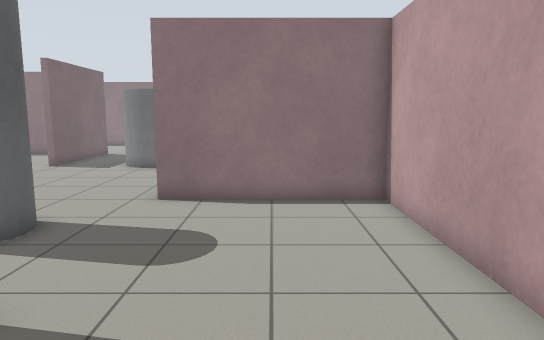
View 1 (above)

21 first-person views from a walk through a Gazebo world. The camera is 1.2 m above the floor, tilts 8° down and sees 70° across. The floor is counted in squares, 0.5 m on a side. Each view is taken from the middle of a square. On the plan, view 1 faces up. The plan holds only what a view shows up to about 20 squares ahead; the rest is blank. The place goes on beyond the plan.

View 2
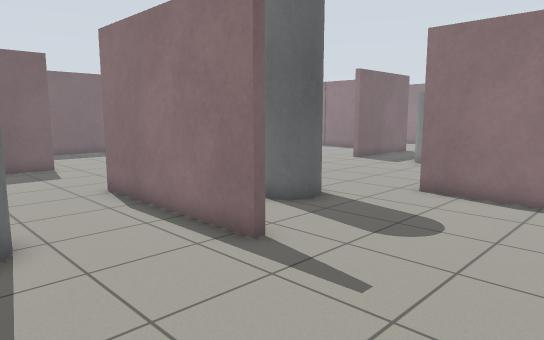

View 3
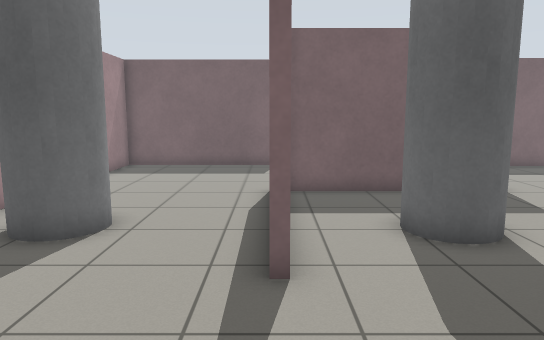

View 4
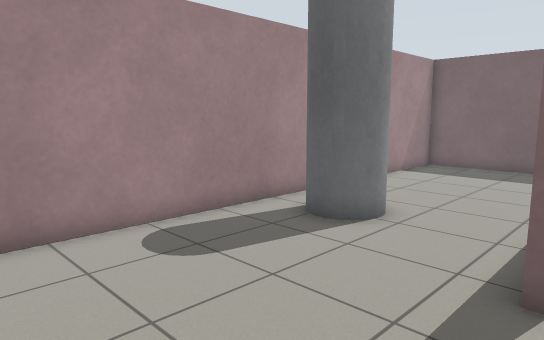

View 5
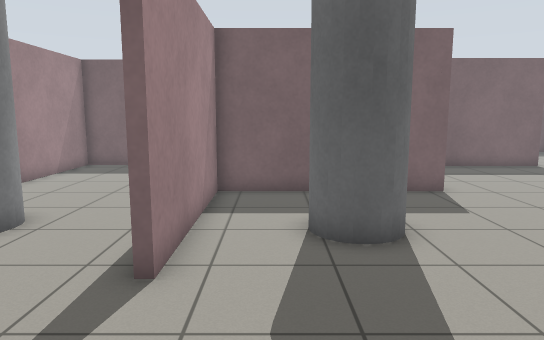

View 6
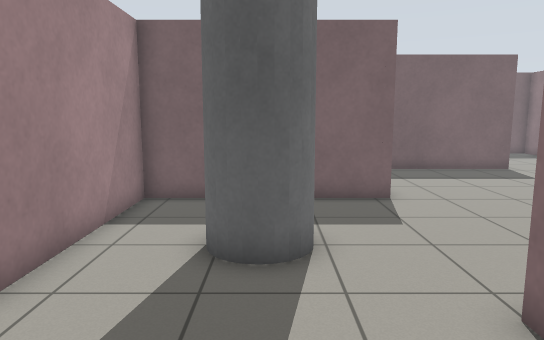

View 7
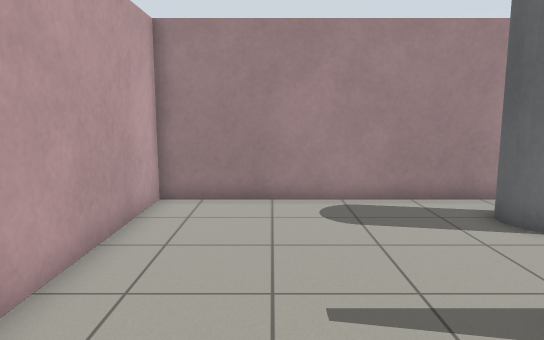

View 8
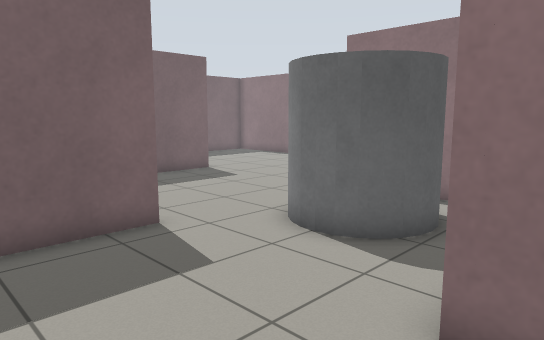

View 9
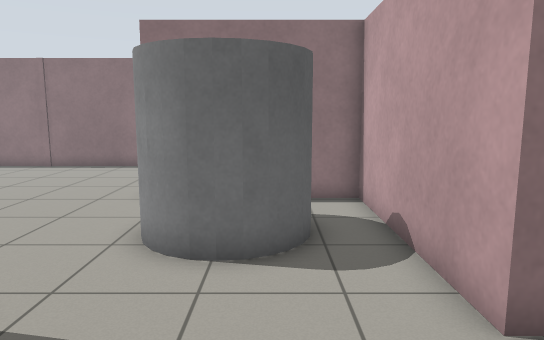

View 10
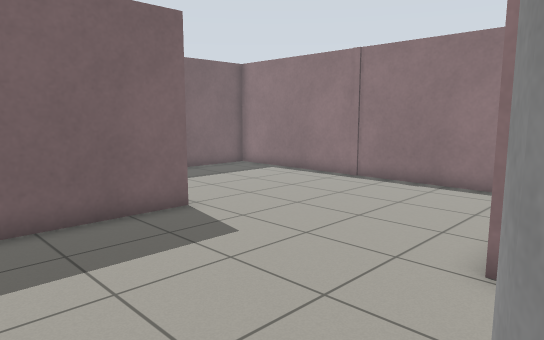

View 11
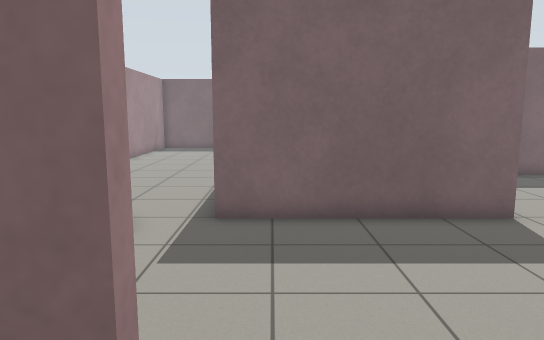

View 12
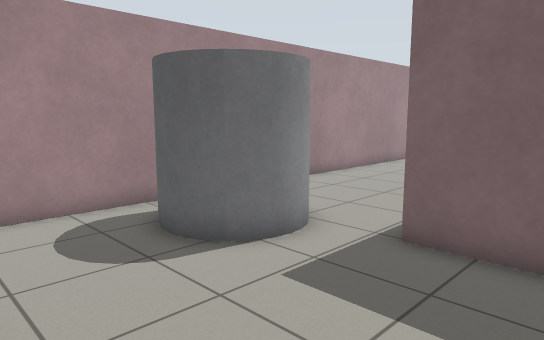

View 13
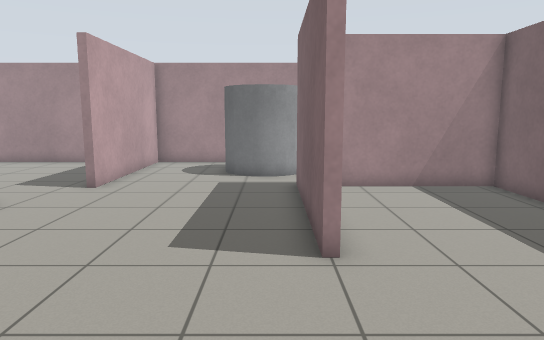

View 14
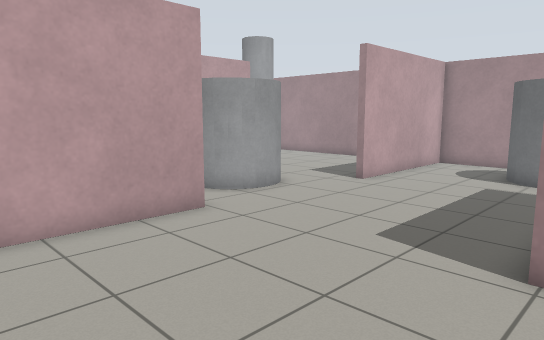

View 15
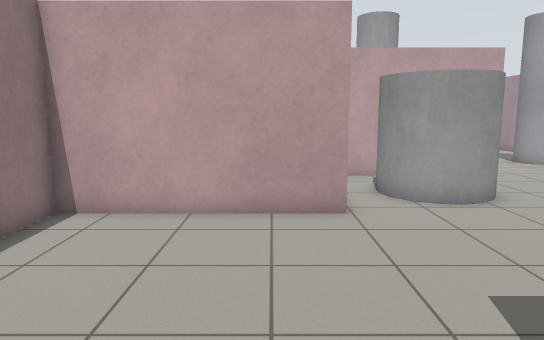

View 16
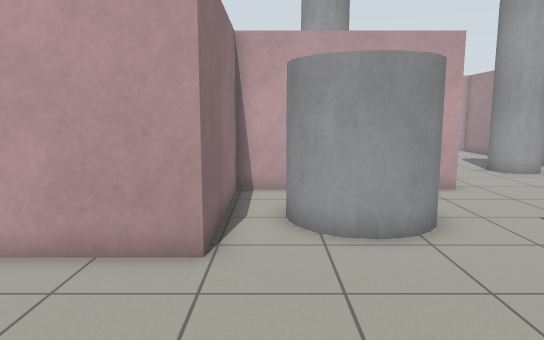

View 17
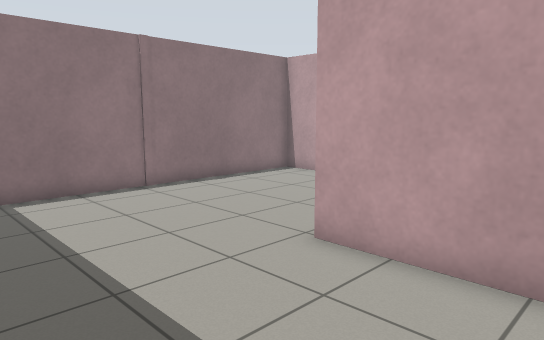

View 18
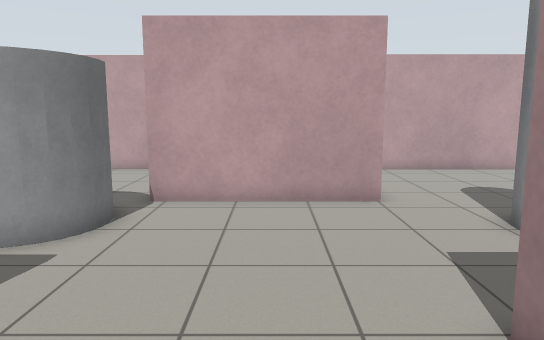

View 19
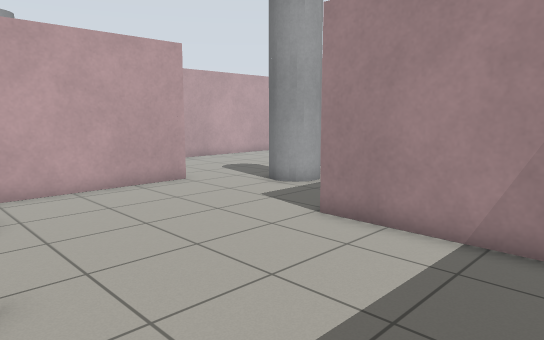

View 20
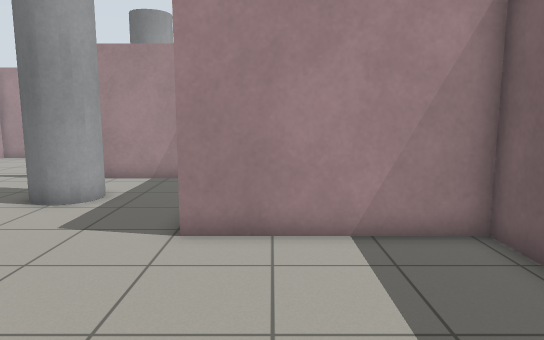

View 21
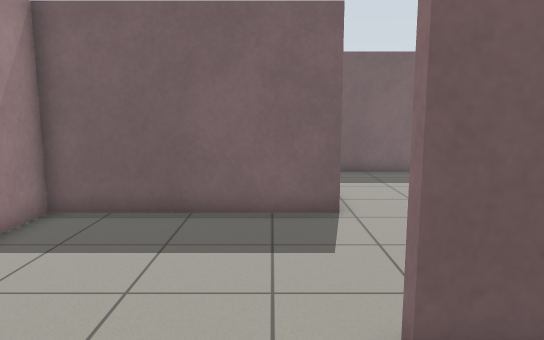

### Floor plan
Key: @ floor where view 1 was taken; # wall or solid block; . floor; C grey cylinder; O other object.
Columns run from 30 left of view 1 to 6 right of it. Each row starts with its distance up from view 1.
 19              #.....##..C   ...
 18 ###############........CCC ...
 17 .............##............#
 16 .............##............#
 15 .............##............#        O
 14  ............##............#        O
 13  ............##............#
 12  ............##............#
 11  ............########......#######
 10  .....#.........C...#............#
  9  .....#........CC  .#...C........#
  8 ......#.......CC  C.#..C C.......#
  7 ......#........C CC.#..CCC.......#
  6 ......#........CCC..#............#
  5 ......#.............#............#
  4 #######......#......#######......#
  3 .............#...................#
  2 .......CC....#...................#
  1 ......C CC...#...................#
  0 ......   C...#.........CCC....@..#
 -1 ....     C...#.........CCC.......#
 -2 ...      ....#.......  ..........#
 -3 ##      ##########################

Positions as (right, up) in squares from view 1, and headings:
1: (0, 0), facing up
2: (2, -1), facing up-left
3: (2, 4), facing left
4: (2, 5), facing down-left
5: (2, 6), facing left
6: (1, 8), facing left
7: (0, 8), facing down
8: (-9, 0), facing up-left
9: (-13, 0), facing up
10: (-15, 5), facing up-left
11: (-15, 5), facing left
12: (-17, 7), facing down-left
13: (-23, 17), facing down
14: (-25, 17), facing down-right
15: (-26, 13), facing right
16: (-23, 10), facing right
17: (-30, 6), facing up-right
18: (-14, 14), facing right
19: (-16, 19), facing down-right
20: (-12, 19), facing down
21: (-7, 17), facing left
